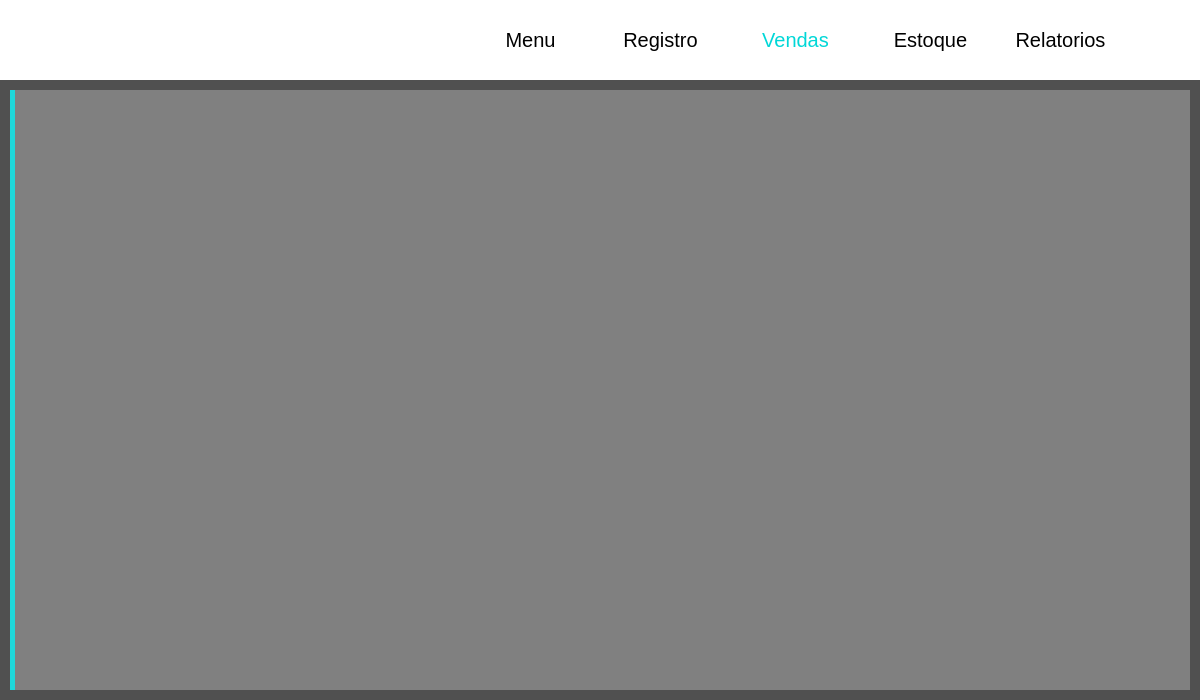
<?xml version="1.0" encoding="UTF-8"?>
<ui version="4.0">
 <class>Vendas</class>
 <widget class="QDialog" name="Vendas">
  <property name="geometry">
   <rect>
    <x>0</x>
    <y>0</y>
    <width>1200</width>
    <height>700</height>
   </rect>
  </property>
  <property name="windowTitle">
   <string>Dialog</string>
  </property>
  <widget class="QLabel" name="backgorundWide">
   <property name="enabled">
    <bool>true</bool>
   </property>
   <property name="geometry">
    <rect>
     <x>0</x>
     <y>0</y>
     <width>1200</width>
     <height>700</height>
    </rect>
   </property>
   <property name="styleSheet">
    <string notr="true">background-color: qlineargradient(spread:pad, x1:0, y1:0, x2:1, y2:1, stop:1 rgba(0, 0, 0, 170));</string>
   </property>
   <property name="text">
    <string/>
   </property>
  </widget>
  <widget class="QPushButton" name="btn_relatorios">
   <property name="geometry">
    <rect>
     <x>1010</x>
     <y>25</y>
     <width>101</width>
     <height>30</height>
    </rect>
   </property>
   <property name="font">
    <font>
     <pointsize>15</pointsize>
    </font>
   </property>
   <property name="cursor">
    <cursorShape>PointingHandCursor</cursorShape>
   </property>
   <property name="styleSheet">
    <string notr="true">#btn_relatorios{
	background-color: qlineargradient(spread:pad, x1:0, y1:0, x2:1, y2:1, stop:0 rgba(255, 255, 255, 255));
	color: black;

	border: 0px;
}
#btn_relatorios:pressed{
	color: qlineargradient(spread:pad, x1:0, y1:0, x2:1, y2:1, stop:0 rgba(0, 215, 215, 255));
	
}
</string>
   </property>
   <property name="text">
    <string>Relatorios</string>
   </property>
   <property name="autoDefault">
    <bool>false</bool>
   </property>
  </widget>
  <widget class="QPushButton" name="btn_vendas">
   <property name="geometry">
    <rect>
     <x>760</x>
     <y>25</y>
     <width>71</width>
     <height>30</height>
    </rect>
   </property>
   <property name="font">
    <font>
     <pointsize>15</pointsize>
    </font>
   </property>
   <property name="cursor">
    <cursorShape>PointingHandCursor</cursorShape>
   </property>
   <property name="styleSheet">
    <string notr="true">#btn_vendas{
	background-color: qlineargradient(spread:pad, x1:0, y1:0, x2:1, y2:1, stop:0 rgba(255, 255, 255, 255));
	color: qlineargradient(spread:pad, x1:0, y1:0, x2:1, y2:1, stop:0 rgba(0, 215, 215, 255));
	border: 0px;
}
#btn_vendas:pressed{
	color: qlineargradient(spread:pad, x1:0, y1:0, x2:1, y2:1, stop:0 rgba(0, 215, 215, 255));
	
}
</string>
   </property>
   <property name="text">
    <string>Vendas</string>
   </property>
   <property name="autoDefault">
    <bool>false</bool>
   </property>
  </widget>
  <widget class="QLabel" name="background">
   <property name="geometry">
    <rect>
     <x>-240</x>
     <y>-140</y>
     <width>1600</width>
     <height>950</height>
    </rect>
   </property>
   <property name="text">
    <string/>
   </property>
   <property name="pixmap">
    <pixmap>../../images/d6cd4e57ce4e931e6cb2d30a8cf9e860.jpg</pixmap>
   </property>
   <property name="scaledContents">
    <bool>true</bool>
   </property>
   <property name="wordWrap">
    <bool>false</bool>
   </property>
  </widget>
  <widget class="QPushButton" name="btn_menu">
   <property name="geometry">
    <rect>
     <x>500</x>
     <y>25</y>
     <width>61</width>
     <height>30</height>
    </rect>
   </property>
   <property name="font">
    <font>
     <pointsize>15</pointsize>
    </font>
   </property>
   <property name="cursor">
    <cursorShape>PointingHandCursor</cursorShape>
   </property>
   <property name="styleSheet">
    <string notr="true">#btn_menu{
	background-color: qlineargradient(spread:pad, x1:0, y1:0, x2:1, y2:1, stop:0 rgba(255, 255, 255, 255));
	
	color: black;
	border: 0px;
}
#btn_menu:pressed{
	color: qlineargradient(spread:pad, x1:0, y1:0, x2:1, y2:1, stop:0 rgba(0, 215, 215, 255));
}
</string>
   </property>
   <property name="text">
    <string>Menu</string>
   </property>
   <property name="autoDefault">
    <bool>false</bool>
   </property>
  </widget>
  <widget class="QLabel" name="faixa_branca">
   <property name="enabled">
    <bool>true</bool>
   </property>
   <property name="geometry">
    <rect>
     <x>0</x>
     <y>0</y>
     <width>1200</width>
     <height>80</height>
    </rect>
   </property>
   <property name="styleSheet">
    <string notr="true">background-color: qlineargradient(spread:pad, x1:0, y1:0, x2:1, y2:1, stop:0 rgba(255, 255, 255, 255));</string>
   </property>
   <property name="text">
    <string/>
   </property>
  </widget>
  <widget class="QLabel" name="line_blue">
   <property name="enabled">
    <bool>true</bool>
   </property>
   <property name="geometry">
    <rect>
     <x>10</x>
     <y>90</y>
     <width>5</width>
     <height>600</height>
    </rect>
   </property>
   <property name="styleSheet">
    <string notr="true">background-color: qlineargradient(spread:pad, x1:0, y1:0, x2:1, y2:1, stop:0 rgba(31, 216, 218, 255));</string>
   </property>
   <property name="text">
    <string/>
   </property>
  </widget>
  <widget class="QPushButton" name="btn_registro">
   <property name="geometry">
    <rect>
     <x>620</x>
     <y>25</y>
     <width>81</width>
     <height>30</height>
    </rect>
   </property>
   <property name="font">
    <font>
     <pointsize>15</pointsize>
    </font>
   </property>
   <property name="cursor">
    <cursorShape>PointingHandCursor</cursorShape>
   </property>
   <property name="styleSheet">
    <string notr="true">#btn_registro{
	background-color: qlineargradient(spread:pad, x1:0, y1:0, x2:1, y2:1, stop:0 rgba(255, 255, 255, 255));
	color: black;
	border: 0px;
}
#btn_registro:pressed{;
color: qlineargradient(spread:pad, x1:0, y1:0, x2:1, y2:1, stop:0 rgba(56, 126, 128, 255));
}
</string>
   </property>
   <property name="text">
    <string>Registro</string>
   </property>
   <property name="autoDefault">
    <bool>false</bool>
   </property>
  </widget>
  <widget class="QLabel" name="wide_white">
   <property name="enabled">
    <bool>true</bool>
   </property>
   <property name="geometry">
    <rect>
     <x>10</x>
     <y>90</y>
     <width>1180</width>
     <height>600</height>
    </rect>
   </property>
   <property name="styleSheet">
    <string notr="true">background-color: qlineargradient(spread:pad, x1:0, y1:0, x2:1, y2:1, stop:0 rgba(255, 255, 255, 70));</string>
   </property>
   <property name="text">
    <string/>
   </property>
  </widget>
  <widget class="QPushButton" name="btn_estoque">
   <property name="geometry">
    <rect>
     <x>890</x>
     <y>25</y>
     <width>81</width>
     <height>30</height>
    </rect>
   </property>
   <property name="font">
    <font>
     <pointsize>15</pointsize>
    </font>
   </property>
   <property name="cursor">
    <cursorShape>PointingHandCursor</cursorShape>
   </property>
   <property name="styleSheet">
    <string notr="true">#btn_estoque{
	background-color: qlineargradient(spread:pad, x1:0, y1:0, x2:1, y2:1, stop:0 rgba(255, 255, 255, 255));
	
	color: black;
	border: 0px;
}
#btn_estoque:pressed{
	color: qlineargradient(spread:pad, x1:0, y1:0, x2:1, y2:1, stop:0 rgba(0, 215, 215, 255));
	
}
</string>
   </property>
   <property name="text">
    <string>Estoque</string>
   </property>
   <property name="autoDefault">
    <bool>false</bool>
   </property>
  </widget>
  <widget class="QLabel" name="logo">
   <property name="enabled">
    <bool>true</bool>
   </property>
   <property name="geometry">
    <rect>
     <x>10</x>
     <y>10</y>
     <width>351</width>
     <height>60</height>
    </rect>
   </property>
   <property name="styleSheet">
    <string notr="true">background-color: qlineargradient(spread:pad, x1:0, y1:0, x2:1, y2:1, stop:0 rgba(255, 255, 255, 255));</string>
   </property>
   <property name="text">
    <string/>
   </property>
   <property name="pixmap">
    <pixmap>../../images/logo (cópia).png</pixmap>
   </property>
  </widget>
  <zorder>background</zorder>
  <zorder>backgorundWide</zorder>
  <zorder>faixa_branca</zorder>
  <zorder>btn_registro</zorder>
  <zorder>btn_estoque</zorder>
  <zorder>btn_relatorios</zorder>
  <zorder>btn_vendas</zorder>
  <zorder>btn_menu</zorder>
  <zorder>logo</zorder>
  <zorder>wide_white</zorder>
  <zorder>line_blue</zorder>
 </widget>
 <resources/>
 <connections/>
</ui>
